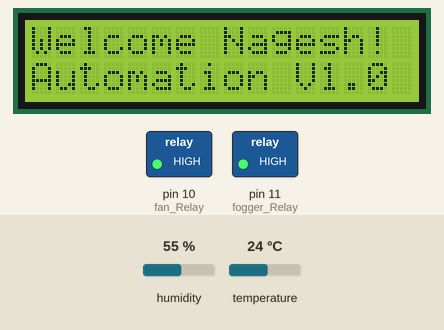
Recording of a sketch running on a simulated Arduino Uno, built with avr-gcc and run on an emulated ATmega328P. Shown: 16×2 character LCD, switched loads named in the sketch (green lamp = pin HIGH). The test bench sets the inputs (shaded band); at power-on: humidity 55 %, temperature 24 °C. The local clock reads 2024-03-15 10:24:30 at power-on unless the sketch sets it.

Above: at 0.1 s.
At 3.2 s:
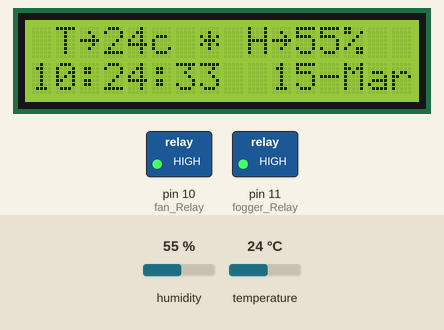
At 7.3 s:
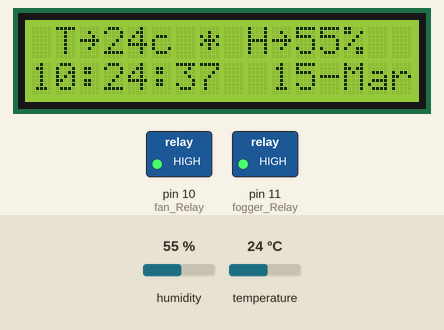
At 11.4 s:
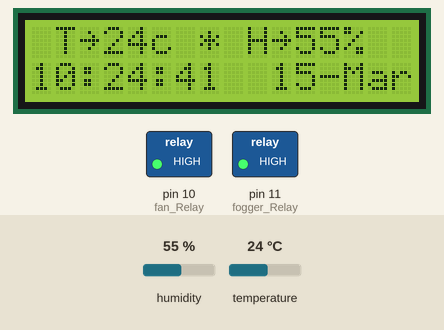
At 20.7 s:
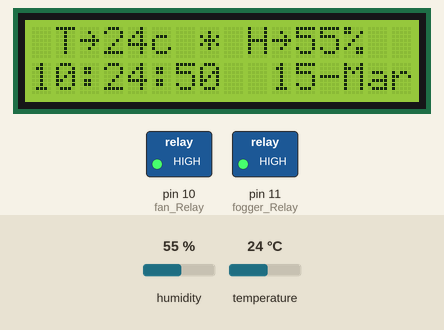
At 38.3 s:
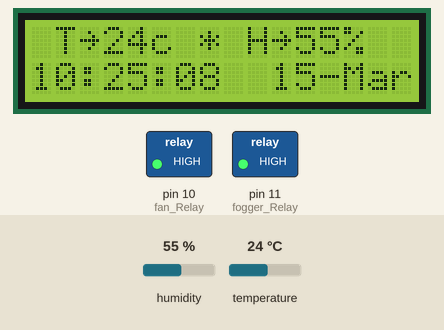

Measured:
- what the display in image 1 shows lasts 1.1 s, from 3.1 s to 4.2 s

The sketch:

Paph-Automation.ino
```cpp
//Paph and Phal automation
#include <Wire.h>
#include <LiquidCrystal_I2C.h>
#include "RTClib.h"
#include <dht.h>

// Set the LCD address to 0x27 for a 16 chars and 2 line display
LiquidCrystal_I2C lcd(0x27, 16, 2);
RTC_DS3231 rtc;

dht DHT;
#define DHT22_PIN 13
#define fogger_Relay  11
#define fan_Relay 10
DateTime dt;

//Variables
int current_Temp = 0;
int current_Humi = 0;
bool isFanON = false;
bool isHighTemp = false;

//Settings
int display_count = 0;
int temp_sampling_interval = 30; //temp and humidity sampling interval Secs
int fan_Time = 15 ; //minutes for every 30 mins
int fogging_Time = 20; //secs for predefined slots
int temperature_limit = 37;
//int onTime[] = {8, 9, 10, 16, 17, 18};
int fan_Start = 8; // 8AM morning
int fan_End = 18; //6PM evening

void setup() {
  Serial.begin(9600);
  if (!rtc.begin())
  {
    Serial.println("Couldn't find RTC");
    while (1);
  }
  if (rtc.lostPower())
  {
    //Serial.println("RTC lost power, lets set the time!");
    // following line sets the RTC to the date & time this sketch was compiled
    rtc.adjust(DateTime(F(__DATE__), F(__TIME__)));
    // This line sets the RTC with an explicit date & time, for example to set
    // January 21, 2014 at 3am you would call:
    // rtc.adjust(DateTime(2014, 1, 21, 3, 0, 0));
  }


  //setTime(dt.hour(), dt.minute(), dt.second(), dt.day(), dt.month(), tmYearToCalendar(dt.year()));

  pinMode(fogger_Relay, OUTPUT);
  digitalWrite(fogger_Relay, HIGH); // reversing based on relay

  pinMode(fan_Relay, OUTPUT);
  digitalWrite(fan_Relay, HIGH); // reversing based on relay

  // initialize the LCD
  lcd.begin();
  lcd.backlight();
  lcd.clear();
  lcd.setCursor(0, 0);
  lcd.noBlink();
  lcd.print("Welcome Nagesh!");
  lcd.setCursor(0, 1);
  lcd.print("Automation V1.0");
  delay(3000);
  lcd.clear();
}

int displayLoop = 0;

void loop() {

  dt = rtc.now();
  ReadDHT22();
  RunFogger();
  RunFan();
  DisplayTempHumi();
  DisplayTimeStamp();
  delay(1000);
}

//Reading DHT22 sensor
void ReadDHT22()
{
  if (display_count > temp_sampling_interval || display_count == 0)
  {
    int chk = DHT.read22(DHT22_PIN);
    //    Serial.print("DHT reading -");
    //    Serial.println(chk);
    if (chk >= 0)
    {
      current_Temp = DHT.temperature;
      current_Humi = DHT.humidity;
      display_count = 1;
      MonitorTempHumi();
    }
  }
  display_count++;
}

void DisplayTempHumi()
{
  //lcd.clear();
  lcd.setCursor(0, 0);
  lcd.print(" T~");
  lcd.print(current_Temp);
  lcd.print("c * ");

  //lcd.setCursor(0, 1);
  lcd.print("H~");
  lcd.print(current_Humi);
  lcd.print("%");
}

void DisplayTimeStamp()
{
  char buf1[20];
  char buf2[20];
  //DateTime now = rtc.now();
  char mon[4];
  switch (dt.month())
  {
    case 1:
      strcpy(mon, "Jan");
      break;
    case 2:
      strcpy(mon, "Feb");
      break;
    case 3:
      strcpy(mon, "Mar");
      break;
    case 4:
      strcpy(mon, "Apr");
      break;
    case 5:
      strcpy(mon, "May");
      break;
    case 6:
      strcpy(mon, "Jun");
      break;
    case 7:
      strcpy(mon, "Jly");
      break;
    case 8:
      strcpy(mon, "Aug");
      break;
    case 9:
      strcpy(mon, "Sep");
      break;
    case 10:
      strcpy(mon, "Oct");
      break;
    case 11:
      strcpy(mon, "Nov");
      break;
    case 12:
      strcpy(mon, "Dec");
      break;
  }
  sprintf(buf1, "%02d:%02d:%02d%02s%02d%01s%03s%",  dt.hour(), dt.minute(), dt.second(), "  ", dt.day(), "-", mon);
  //sprintf(buf2, "%02d/%02d",  );
  //lcd.clear();
  lcd.setCursor(0, 1);
  lcd.print(buf1);
  //lcd.setCursor(0, 1);
  //lcd.print(buf2);
}

void RunFogger()
{

  switch (dt.hour())
  {
    case 8:
    case 9:
    case 10:
    case 12:
    case 14:
    case 16:
    case 17:
      if (dt.minute() == 0 && dt.second() >= 0 &&  dt.second() <= fogging_Time)
      {
        //Serial.println("Fogger on");
        FoggerONOFF(true);
      }
      else
      {
        //Serial.println("Fogger on else case");
        FoggerONOFF(false);
      }
      break;
  }
}

void RunFan()
{
  if (dt.hour() >= fan_Start && dt.hour() < fan_End)
  {
    if ((dt.minute() >= 0 && dt.minute() < fan_Time) || (dt.minute() >= 30 && dt.minute() < 30 + fan_Time))
    {
      //Serial.println("Fan on");
      isFanON = true;
      FanONOFF(true);
    }
    else
    {
      if (!isHighTemp)
      {
        //Serial.println("Fan on else");
        isFanON = false;
        FanONOFF(false);
      }
    }
  }
  else
  {
    FanONOFF(false);
  }
}

void FoggerONOFF(bool state)
{
  if (state)
    digitalWrite(fogger_Relay, LOW);
  else
    digitalWrite(fogger_Relay, HIGH);
}

void FanONOFF(bool state)
{
  if (state)
    digitalWrite(fan_Relay, LOW);
  else
    digitalWrite(fan_Relay, HIGH);
}

//Triggering the fogger for low humidity or high temp
void MonitorTempHumi()
{
  if (current_Temp > temperature_limit && !isFanON)
  {
    //Serial.println("Temp high");
    isHighTemp = true;
    FoggerONOFF(true);
  }
  else
  {
    //Serial.println("Temp High else");
    isHighTemp = false;
  }
}
```
